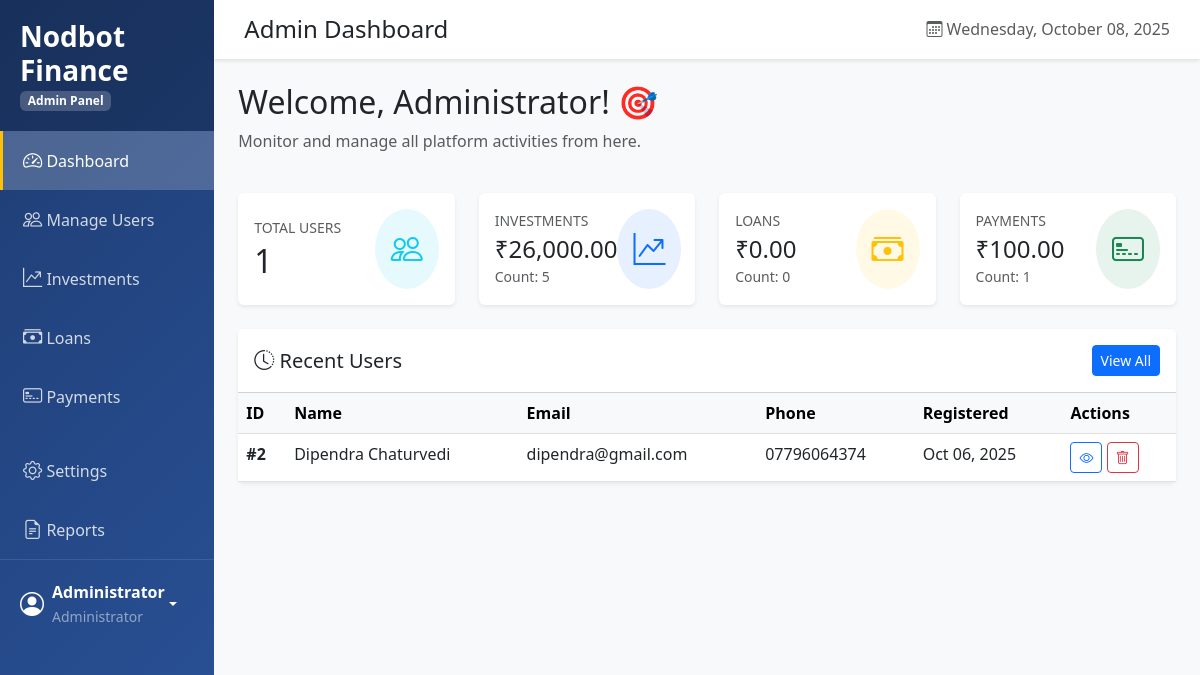
The page /admin/dashboard.php (signed in) on the database its author committed.
### tables this page shows
CREATE TABLE `users` (
  `id` int(11) NOT NULL,
  `name` varchar(100) NOT NULL,
  `email` varchar(100) NOT NULL,
  `password` varchar(255) NOT NULL,
  `phone` varchar(15) DEFAULT NULL,
  `user_type` enum('user','admin') DEFAULT 'user',
  `created_at` timestamp NOT NULL DEFAULT current_timestamp()
);

### includes/functions.php (called while the page is built, shortened)
<?php
function isLoggedIn() {
    return isset($_SESSION['user_id']);
}
function getUser() {
    if (isLoggedIn()) {
        return [
            'id' => $_SESSION['user_id'],
            'name' => $_SESSION['user_name'],
            'email' => $_SESSION['user_email'],
            'user_type' => $_SESSION['user_type']
        ];
    }
    return null;
}
function formatCurrency($amount) {
    return '₹' . number_format($amount, 2);
}
?>

### admin/dashboard.php (the view, shortened to what this page needs)
<?php
require_once '../config.php';
require_once '../includes/functions.php';
$user = getUser();
$total_users_query = "SELECT COUNT(*) as count FROM users WHERE user_type = 'user'";
$total_users_result = mysqli_query($conn, $total_users_query);
$total_users = mysqli_fetch_assoc($total_users_result)['count'];
$total_investments_query = "SELECT COUNT(*) as count, COALESCE(SUM(amount), 0) as total FROM investments";
$total_investments_result = mysqli_query($conn, $total_investments_query);
$total_investments = mysqli_fetch_assoc($total_investments_result);
$total_loans_query = "SELECT COUNT(*) as count, COALESCE(SUM(amount), 0) as total FROM loans";
$total_loans_result = mysqli_query($conn, $total_loans_query);
$total_loans = mysqli_fetch_assoc($total_loans_result);
$total_payments_query = "SELECT COUNT(*) as count, COALESCE(SUM(amount), 0) as total FROM payments";
$total_payments_result = mysqli_query($conn, $total_payments_query);
$total_payments = mysqli_fetch_assoc($total_payments_result);
?>
<!DOCTYPE html>
<html lang="en">
<head>
    <link href="https://cdn.jsdelivr.net/npm/bootstrap@5.3.0/dist/css/bootstrap.min.css" rel="stylesheet">
    <link rel="stylesheet" href="https://cdn.jsdelivr.net/npm/bootstrap-icons@1.11.1/font/bootstrap-icons.css">
</head>
<body>
    <div class="d-flex">
        <nav id="sidebar" class="bg-dark">
            <div class="sidebar-header">
                <h3></i> <?php echo APP_NAME; ?></h3>
                <span class="badge">Admin Panel</span>
            </div>
            <ul class="nav flex-column">
                <li class="nav-item">
                    <a class="nav-link active" href="dashboard.php">
                        <i class="bi bi-speedometer2"></i> Dashboard
                    </a>
                </li>
                <li class="nav-item">
                    <a class="nav-link" href="users.php">
                        <i class="bi bi-people"></i> Manage Users
                    </a>
                </li>
                <li class="nav-item">
                    <a class="nav-link" href="investments.php">
                        <i class="bi bi-graph-up-arrow"></i> Investments
                    </a>
                </li>
                <li class="nav-item">
                    <a class="nav-link" href="loans.php">
                        <i class="bi bi-cash-stack"></i> Loans
                    </a>
                </li>
                <li class="nav-item">
                    <a class="nav-link" href="payments.php">
                        <i class="bi bi-credit-card-2-front"></i> Payments
                    </a>
                </li>
                <li class="nav-item mt-3">
                    <a class="nav-link" href="#">
                        <i class="bi bi-gear"></i> Settings
                    </a>
                </li>
                <li class="nav-item">
                    <a class="nav-link" href="#">
                        <i class="bi bi-file-earmark-text"></i> Reports
                    </a>
                </li>
            </ul>
            <div class="user-info">
                <div class="dropdown">
                    <a href="#" class="d-flex align-items-center text-white text-decoration-none dropdown-toggle" data-bs-toggle="dropdown">
                        <i class="bi bi-person-circle fs-4 me-2"></i>
                        <div>
                            <strong><?php echo $user['name']; ?></strong>
                            <br>
                            <small class="text-white-50">Administrator</small>
                        </div>
                    </a>
                </div>
            </div>
        </nav>
        <div id="content">
            <nav class="top-navbar">
                <div class="d-flex justify-content-between align-items-center">
                    <h4 class="mb-0">Admin Dashboard</h4>
                    <div>
                        <span class="text-muted">
                            <i class="bi bi-calendar3"></i>
                            <?php echo date('l, F d, Y'); ?>
                        </span>
                    </div>
                </div>
            </nav>
            <div class="container-fluid p-4">
                <div class="row mb-4">
                    <div class="col">
                        <h2>Welcome, <?php echo $user['name']; ?>! 🎯</h2>
                        <p class="text-muted">Monitor and manage all platform activities from here.</p>
                    </div>
                </div>
                <div class="row g-4">
                    <div class="col-md-3">
                        <div class="card stats-card border-0 shadow-sm" style="border-left-color: #0dcaf0 !important;">
                            <div class="card-body">
                                <div class="d-flex justify-content-between align-items-center">
                                    <div>
                                        <p class="text-muted mb-1 small">TOTAL USERS</p>
                                        <h2 class="mb-0"><?php echo $total_users; ?></h2>
                                    </div>
                                    <div class="bg-info bg-opacity-10 rounded-circle p-3">
                                        <i class="bi bi-people text-info fs-2"></i>
                                    </div>
                                </div>
                            </div>
                        </div>
                    </div>
                    <div class="col-md-3">
                        <div class="card stats-card border-0 shadow-sm" style="border-left-color: #0d6efd !important;">
                            <div class="card-body">
                                <div class="d-flex justify-content-between align-items-center">
                                    <div>
                                        <p class="text-muted mb-1 small">INVESTMENTS</p>
                                        <h4 class="mb-0"><?php echo formatCurrency($total_investments['total']); ?></h4>
                                        <small class="text-muted">Count: <?php echo $total_investments['count']; ?></small>
                                    </div>
                                    <div class="bg-primary bg-opacity-10 rounded-circle p-3">
                                        <i class="bi bi-graph-up-arrow text-primary fs-2"></i>
                                    </div>
                                </div>
                            </div>
                        </div>
                    </div>
                    <div class="col-md-3">
                        <div class="card stats-card border-0 shadow-sm" style="border-left-color: #ffc107 !important;">
                            <div class="card-body">
                                <div class="d-flex justify-content-between align-items-center">
                                    <div>
                                        <p class="text-muted mb-1 small">LOANS</p>
                                        <h4 class="mb-0"><?php echo formatCurrency($total_loans['total']); ?></h4>
                                        <small class="text-muted">Count: <?php echo $total_loans['count']; ?></small>
                                    </div>
                                    <div class="bg-warning bg-opacity-10 rounded-circle p-3">
                                        <i class="bi bi-cash-stack text-warning fs-2"></i>
                                    </div>
                                </div>
                            </div>
                        </div>
                    </div>
                    <div class="col-md-3">
                        <div class="card stats-card border-0 shadow-sm" style="border-left-color: #198754 !important;">
                            <div class="card-body">
                                <div class="d-flex justify-content-between align-items-center">
                                    <div>
                                        <p class="text-muted mb-1 small">PAYMENTS</p>
                                        <h4 class="mb-0"><?php echo formatCurrency($total_payments['total']); ?></h4>
                                        <small class="text-muted">Count: <?php echo $total_payments['count']; ?></small>
                                    </div>
                                    <div class="bg-success bg-opacity-10 rounded-circle p-3">
                                        <i class="bi bi-credit-card-2-front text-success fs-2"></i>
                                    </div>
                                </div>
                            </div>
                        </div>
                    </div>
                </div>
                <div class="row mt-4">
                    <div class="col-12">
                        <div class="card border-0 shadow-sm">
                            <div class="card-header bg-white py-3 d-flex justify-content-between align-items-center">
                                <h5 class="mb-0"><i class="bi bi-clock-history"></i> Recent Users</h5>
                                <a href="users.php" class="btn btn-sm btn-primary">View All</a>
                            </div>
                            <div class="card-body p-0">
                                <div class="table-responsive">
                                    <table class="table table-hover mb-0">
                                        <thead class="table-light">
                                            <tr>
                                                <th>ID</th>
                                                <th>Name</th>
                                                <th>Email</th>
                                                <th>Phone</th>
                                                <th>Registered</th>
                                                <th>Actions</th>
                                            </tr>
                                        </thead>
                                        <tbody>
                                            <?php
                                            $users_query = "SELECT * FROM users WHERE user_type = 'user' ORDER BY created_at DESC LIMIT 10";
                                            $users_result = mysqli_query($conn, $users_query);
                                            if (mysqli_num_rows($users_result) > 0) {
                                                while ($row = mysqli_fetch_assoc($users_result)) {
                                                    echo '<tr>';
                                                    echo '<td><strong>#' . $row['id'] . '</strong></td>';
                                                    echo '<td>' . $row['name'] . '</td>';
                                                    echo '<td>' . $row['email'] . '</td>';
                                                    echo '<td>' . $row['phone'] . '</td>';
                                                    echo '<td>' . date('M d, Y', strtotime($row['created_at'])) . '</td>';
                                                    echo '<td>
                                                            <a href="#" class="btn btn-sm btn-outline-primary"><i class="bi bi-eye"></i></a>
                                                            <a href="#" class="btn btn-sm btn-outline-danger"><i class="bi bi-trash"></i></a>
                                                          </td>';
                                                    echo '</tr>';
                                                }
                                            } else {
                                                echo '<tr><td colspan="6" class="text-center py-4 text-muted">No users registered yet</td></tr>';
                                            }
                                            ?>
                                        </tbody>
                                    </table>
                                </div>
                            </div>
                        </div>
                    </div>
                </div>
            </div>
        </div>
    </div>
</body>
</html>

### admin/dashboard.php (style rules this page uses)
body { overflow-x: hidden; }
#sidebar { min-height: 100vh; transition: all 0.3s; background: linear-gradient(135deg, #1e3c72 0%, #2a5298 100%); }
.sidebar-header { padding: 20px; background: rgba(0, 0, 0, 0.2); }
.sidebar-header h3 { color: white; margin: 0; font-weight: bold; }
.sidebar-header .badge { background: rgba(255, 255, 255, 0.2); color: white; }
.nav-link { color: rgba(255, 255, 255, 0.8); padding: 15px 20px; border-left: 3px solid transparent; transition: all 0.3s; }
.nav-link.active { color: white; background: rgba(255, 255, 255, 0.2); border-left-color: #ffc107; }
.nav-link i { width: 25px; font-size: 1.2rem; }
.user-info { padding: 20px; border-top: 1px solid rgba(255, 255, 255, 0.1); color: white; }
#content { width: 100%; padding: 0; min-height: 100vh; background: #f8f9fa; }
.top-navbar { background: white; box-shadow: 0 2px 4px rgba(0,0,0,0.1); padding: 15px 30px; }
.stats-card { border-left: 4px solid; transition: transform 0.3s; }

### rows shown on the page
users: id "2", name "Dipendra Chaturvedi", email "dipendra@gmail.com", phone "07796064374", created_at "Oct 06, 2025"

### other values the page prints
APP_NAME "Nodbot Finance"
$user['name'] "Administrator"
$total_users "1"
formatCurrency($total_investments['total']) "₹26,000.00"
$total_investments['count'] "5"
formatCurrency($total_loans['total']) "₹0.00"
$total_loans['count'] "0"
formatCurrency($total_payments['total']) "₹100.00"
$total_payments['count'] "1"
